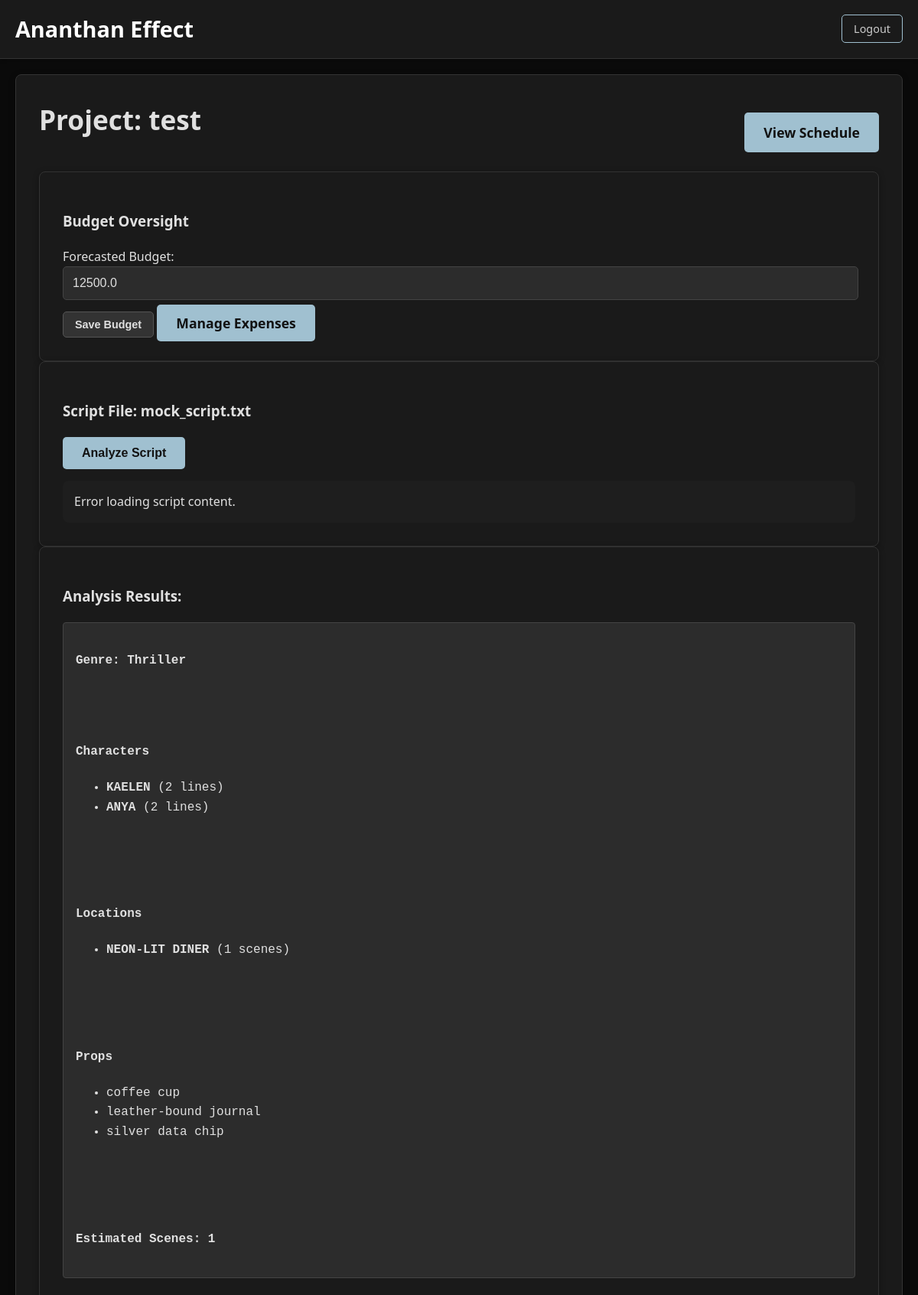
Before: /projects/1 (signed in, upper part) with the older database file.
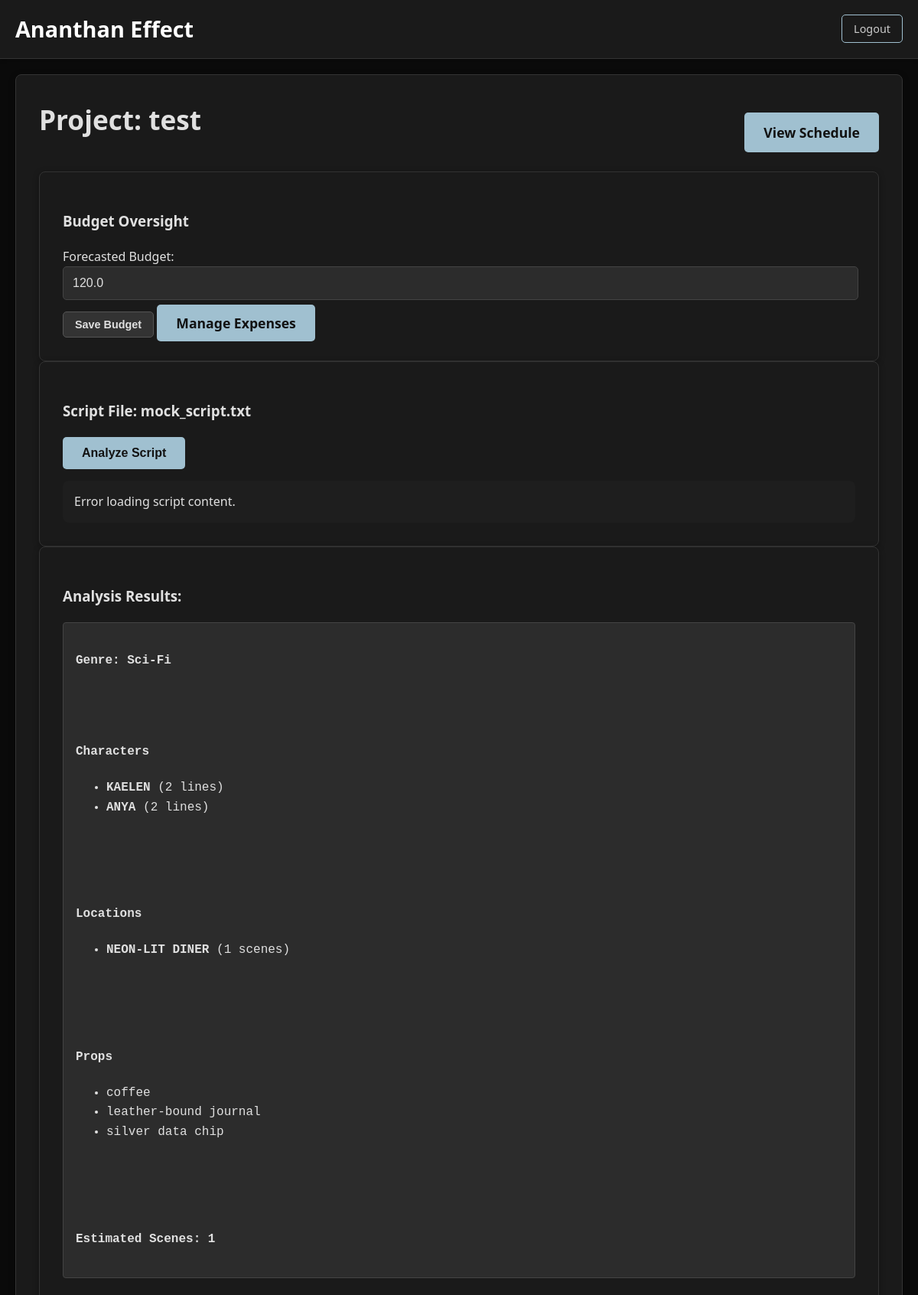
After: the same page with the newer database file.
### app.py (models this page shows)
class Project(db.Model):
    id = db.Column(db.Integer, primary_key=True)
    name = db.Column(db.String(100), nullable=False)
    script_file_name = db.Column(db.String(200), nullable=False)
    analysis_json = db.Column(db.Text, nullable=True)
    genre = db.Column(db.String(50), nullable=True) # New column
    logline = db.Column(db.Text, nullable=True) # New column for AI-generated logline
    forecasted_budget = db.Column(db.Float, nullable=True, default=0.0) # New column for forecasted budget
    user_id = db.Column(db.Integer, db.ForeignKey('user.id'), nullable=False)
    expenses = db.relationship('Expense', backref='project', lazy=True)

### app.py (the view)
@app.route("/projects/<int:project_id>")
@login_required
def project_detail(project_id):
    project = Project.query.get_or_404(project_id)
    if project.author != current_user:
        abort(403) # Forbidden
    if project.analysis_json:
        project.script_analysis = json.loads(project.analysis_json)
    else:
        project.script_analysis = None # Ensure it's None if no analysis
    return render_template('project_detail.html', project=project)

### app.py (called while the page is built)
@login_manager.user_loader
def load_user(user_id):
    return User.query.get(int(user_id))

@app.template_filter('from_json')
@app.template_filter('from_json')
def from_json_filter(value):
    if value is None:
        return None
    return json.loads(value)

### templates/project_detail.html (shortened to what this page needs)
{% extends "layout.html" %}
{% block content %}
    <div class="container">
        <div class="section">
            <div class="section-header">
                <h2>Project: {{ project.name }}</h2>
                <div class="project-actions">
                    <a href="{{ url_for('schedule', project_id=project.id) }}" class="btn btn-primary">View Schedule</a>
                </div>
            </div>
            <div class="section">
                <h3>Budget Oversight</h3>
                <div class="budget-controls">
                    <label for="forecasted_budget">Forecasted Budget:</label>
                    <input type="number" id="forecasted_budget" value="{{ project.forecasted_budget | default(0.0) }}" step="0.01">
                    <button id="save-budget-btn" class="btn btn-secondary">Save Budget</button>
                    <a href="{{ url_for('expenses_page', project_id=project.id) }}" class="btn btn-primary">Manage Expenses</a>
                </div>
            </div>
            <div class="section">
                <h3>Script File: {{ project.script_file_name }}</h3>
                <button onclick="loadAndAnalyzeScript({{ project.id }})">Analyze Script</button>
                <div id="script-content-display" style="white-space: pre-wrap; background-color: #1e1e1e; padding: 15px; border-radius: 8px; margin-top: 15px; max-height: 400px; overflow-y: auto;"></div>
            </div>
            <div class="section">
                <h3>Analysis Results:</h3>
                <div id="script-analysis-results">
                    {%- if project.analysis_json -%}
                        {%- set analysis_data = project.analysis_json | from_json -%}
                        <h4>Genre: {{ analysis_data.genre }}</h4>
                        <h4>Characters</h4><ul>{%- for char in analysis_data.characters -%}
                            <li><strong>{{ char.name }}</strong> ({{ char.dialogue_lines }} lines)</li>{%- endfor -%}</ul>
                        <h4>Locations</h4><ul>{%- for loc in analysis_data.locations -%}
                            <li><strong>{{ loc.name }}</strong> ({{ loc.scenes }} scenes)</li>{%- endfor -%}</ul>
                        <h4>Props</h4><ul>{%- for prop in analysis_data.props -%}
                            <li>{{ prop }}</li>{%- endfor -%}</ul>
                        <h4>Estimated Scenes: {{ analysis_data.estimated_scenes }}</h4>
                    {%- else -%}
                        <p>No analysis found for this script. Click "Analyze Script" to generate one.</p>
                    {%- endif -%}
                </div>
            </div>
        </div>
    </div>
{% endblock %}

### templates/layout.html (shortened to what this page needs)
<!DOCTYPE html>
<html lang="en">
<head>
    <link rel="stylesheet" href="/static/style.css?v=1.1">
</head>
<body>
    {% if request.endpoint != 'login' and request.endpoint != 'register' %}
    <div class="header">
        <h1><a href="{{ url_for('index') }}">Ananthan Effect</a></h1>
        <div class="auth-links">
            {% if current_user.is_authenticated %}
                <a href="{{ url_for('logout') }}" class="btn-ghost">Logout</a>
            {% else %}
                <a href="{{ url_for('login') }}">Login</a>
                <a href="{{ url_for('register') }}">Register</a>
            {% endif %}
        </div>
    </div>
{% endif %}
    <div class="content">
        {% block content %}{% endblock %}
    </div>
</body>
</html>

### static/style.css (style rules this page uses)
body { font-family: 'Segoe UI', Tahoma, Geneva, Verdana, sans-serif; background-color: #0a0a0a; color: #e0e0e0; margin: 0; padding: 0; line-height: 1.6; font-size: 16px; }
.container { max-width: 1200px; margin: 0 auto; padding: 20px; display: flex; flex-direction: column; gap: 30px; }
.header { background-color: #1a1a1a; padding: 15px 20px; display: flex; justify-content: space-between; align-items: center; border-bottom: 1px solid #333; box-shadow: 0 2px 5px rgba(0, 0, 0, 0.2); }
.header h1 { margin: 0; font-size: 1.8rem; }
.header h1 a { color: #fff; text-decoration: none; font-weight: 600; }
.auth-links a { color: #ccc; text-decoration: none; margin-left: 15px; transition: color 0.3s ease; }
.section { background-color: #1a1a1a; border: 1px solid #333; border-radius: 8px; padding: 30px; box-shadow: 0 2px 8px rgba(0, 0, 0, 0.3); }
.section h2 { margin-top: 0; color: #e0e0e0; border: none; padding-bottom: 15px; margin-bottom: 20px; font-size: 2rem; font-weight: 600; }
textarea, input[type="text"], input[type="number"], input[type="password"] { width: calc(100% - 22px); padding: 12px; background-color: #2c2c2c; border: 1px solid #444; border-radius: 5px; color: #e0e0e0; margin-bottom: 15px; font-size: 1rem; }
button { background-color: #a0c0d0; color: #121212; padding: 12px 25px; border: none; border-radius: 5px; cursor: pointer; font-size: 1rem; font-weight: 600; transition: background-color 0.3s ease, transform 0.2s ease; }
.btn-primary { background-color: #a0c0d0; color: #121212; padding: 12px 25px; border: none; border-radius: 5px; cursor: pointer; font-size: 1.1rem; font-weight: bold; transition: background-color 0.3s ease, transform 0.2s ease; text-decoration: none; }
#script-analysis-results { background-color: #2c2c2c; padding: 1rem; border-radius: 4px; margin-top: 1rem; white-space: pre-wrap; font-family: "Courier New", Courier, monospace; border: 1px solid #444; }
.section-header { display: flex; justify-content: space-between; align-items: center; margin-bottom: 10px; border: none; padding-bottom: 15px; }
.section-header h2 { margin: 0; font-size: 2.2rem; color: #e0e0e0; }
.project-actions { display: flex; gap: 10px; margin-top: auto; flex-wrap: wrap; }
.btn-secondary { background-color: #333; color: #e0e0e0; padding: 8px 15px; border: 1px solid #555; border-radius: 5px; text-decoration: none; font-size: 0.9rem; transition: background-color 0.3s ease, border-color 0.3s ease; }
.btn-ghost { background-color: transparent; border: 1px solid #a0c0d0; color: #a0c0d0; padding: 8px 15px; border-radius: 5px; text-decoration: none; font-size: 0.9rem; transition: background-color 0.3s ease, color 0.3s ease, border-color 0.3s ease; }

Changed rows visible on the page:
changed Project "test": forecasted_budget "12500.0" → "120.0"; genre "Thriller" → "Sci-Fi"
Other visible differences:
new list line: "coffee"
list line gone: "coffee cup"
